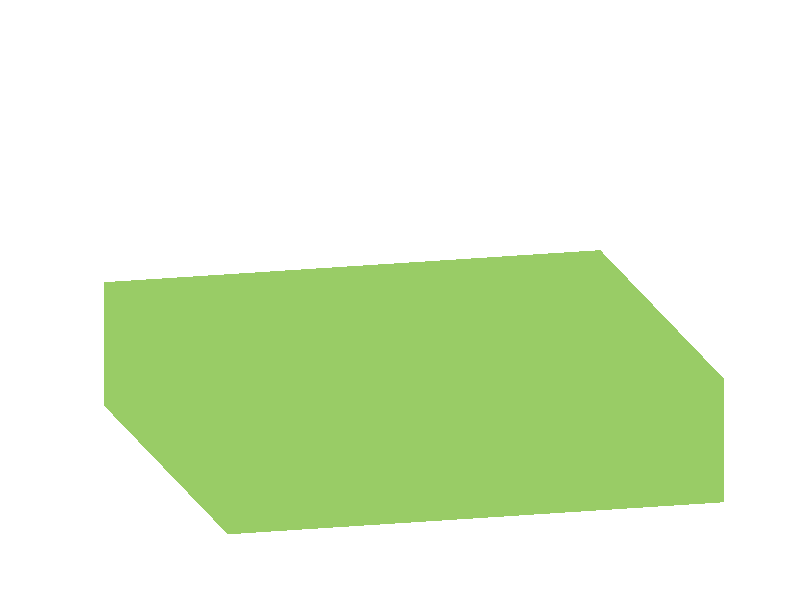

Write MATLAB code to recreate this figure.
function plotTable(fidOrhandle)
if nargin == 0
	fidOrhandle = 1;
end

if isnumeric(fidOrhandle)
	figure(fidOrhandle);
else
	axes(fidOrhandle);
end

% table
table.vertices      = zeros(3,8);
table.vertices(:,1) = [-59 255 250]';
table.vertices(:,2) = [241  255 250]';
table.vertices(:,3) = [241  255 0]';
table.vertices(:,4) = [-59 255 0]';
table.vertices(:,5) = [241   555 250]';
table.vertices(:,6) = [-59  555 250]';
table.vertices(:,7) = [-59  555 0]';
table.vertices(:,8) = [241   555 0]';
table.vertices      = (table.vertices)';
table.faces = [1 4 3;
	   1 2 3;
	   6 1 2;
	   6 2 5;
	   6 8 5;
	   6 8 7;
	   3 7 4;
	   3 7 8;
	   1 7 6;
	   1 7 4;
	   2 8 5;
	   2 8 3];
patch('Faces', table.faces, ...
				  'Vertices', table.vertices, ...
				  'FaceColor',       [0.6 0.8 0.4], ...
			      'EdgeColor',       'none',        ...
			      'FaceLighting',    'gouraud',     ...
			      'AmbientStrength', 0.15);

xlabel('X'); ylabel('Y'); zlabel('Z');
axis([-59 241 255 555 100 500]);
view(166, 22);
axis off